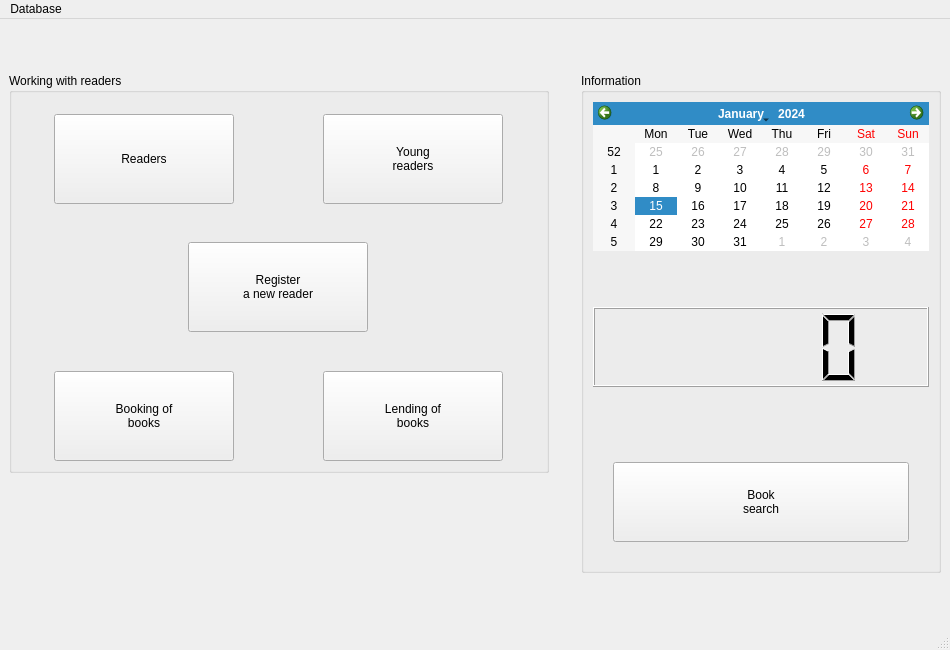
<?xml version="1.0" encoding="UTF-8"?>
<ui version="4.0">
 <class>MainWindow</class>
 <widget class="QMainWindow" name="MainWindow">
  <property name="geometry">
   <rect>
    <x>0</x>
    <y>0</y>
    <width>950</width>
    <height>650</height>
   </rect>
  </property>
  <property name="sizePolicy">
   <sizepolicy hsizetype="Fixed" vsizetype="Fixed">
    <horstretch>0</horstretch>
    <verstretch>0</verstretch>
   </sizepolicy>
  </property>
  <property name="minimumSize">
   <size>
    <width>950</width>
    <height>650</height>
   </size>
  </property>
  <property name="maximumSize">
   <size>
    <width>950</width>
    <height>650</height>
   </size>
  </property>
  <property name="windowTitle">
   <string>MainWindow</string>
  </property>
  <widget class="QWidget" name="centralwidget">
   <layout class="QVBoxLayout" name="verticalLayout_7">
    <item>
     <layout class="QHBoxLayout" name="horizontalLayout_5">
      <item>
       <layout class="QVBoxLayout" name="verticalLayout_5">
        <item>
         <widget class="QGroupBox" name="groupBox">
          <property name="sizePolicy">
           <sizepolicy hsizetype="Fixed" vsizetype="Fixed">
            <horstretch>0</horstretch>
            <verstretch>0</verstretch>
           </sizepolicy>
          </property>
          <property name="minimumSize">
           <size>
            <width>540</width>
            <height>400</height>
           </size>
          </property>
          <property name="maximumSize">
           <size>
            <width>540</width>
            <height>400</height>
           </size>
          </property>
          <property name="title">
           <string>Working with readers</string>
          </property>
          <layout class="QVBoxLayout" name="verticalLayout_3">
           <item>
            <layout class="QVBoxLayout" name="verticalLayout_2">
             <property name="sizeConstraint">
              <enum>QLayout::SetFixedSize</enum>
             </property>
             <item>
              <layout class="QVBoxLayout" name="verticalLayout">
               <item>
                <layout class="QHBoxLayout" name="horizontalLayout">
                 <item>
                  <widget class="QPushButton" name="pushButton">
                   <property name="sizePolicy">
                    <sizepolicy hsizetype="Fixed" vsizetype="Fixed">
                     <horstretch>0</horstretch>
                     <verstretch>0</verstretch>
                    </sizepolicy>
                   </property>
                   <property name="minimumSize">
                    <size>
                     <width>180</width>
                     <height>90</height>
                    </size>
                   </property>
                   <property name="maximumSize">
                    <size>
                     <width>180</width>
                     <height>90</height>
                    </size>
                   </property>
                   <property name="text">
                    <string>Readers</string>
                   </property>
                  </widget>
                 </item>
                 <item>
                  <spacer name="verticalSpacer">
                   <property name="orientation">
                    <enum>Qt::Vertical</enum>
                   </property>
                   <property name="sizeType">
                    <enum>QSizePolicy::Fixed</enum>
                   </property>
                   <property name="sizeHint" stdset="0">
                    <size>
                     <width>50</width>
                     <height>80</height>
                    </size>
                   </property>
                  </spacer>
                 </item>
                 <item>
                  <widget class="QPushButton" name="pushButton_2">
                   <property name="sizePolicy">
                    <sizepolicy hsizetype="Fixed" vsizetype="Fixed">
                     <horstretch>0</horstretch>
                     <verstretch>0</verstretch>
                    </sizepolicy>
                   </property>
                   <property name="minimumSize">
                    <size>
                     <width>180</width>
                     <height>90</height>
                    </size>
                   </property>
                   <property name="maximumSize">
                    <size>
                     <width>180</width>
                     <height>90</height>
                    </size>
                   </property>
                   <property name="text">
                    <string>Young
readers</string>
                   </property>
                  </widget>
                 </item>
                </layout>
               </item>
               <item>
                <spacer name="horizontalSpacer">
                 <property name="orientation">
                  <enum>Qt::Horizontal</enum>
                 </property>
                 <property name="sizeHint" stdset="0">
                  <size>
                   <width>40</width>
                   <height>20</height>
                  </size>
                 </property>
                </spacer>
               </item>
               <item>
                <layout class="QHBoxLayout" name="horizontalLayout_2">
                 <item>
                  <spacer name="verticalSpacer_2">
                   <property name="orientation">
                    <enum>Qt::Vertical</enum>
                   </property>
                   <property name="sizeType">
                    <enum>QSizePolicy::Fixed</enum>
                   </property>
                   <property name="sizeHint" stdset="0">
                    <size>
                     <width>18</width>
                     <height>90</height>
                    </size>
                   </property>
                  </spacer>
                 </item>
                 <item>
                  <widget class="QPushButton" name="pushButton_3">
                   <property name="sizePolicy">
                    <sizepolicy hsizetype="Fixed" vsizetype="Fixed">
                     <horstretch>0</horstretch>
                     <verstretch>0</verstretch>
                    </sizepolicy>
                   </property>
                   <property name="minimumSize">
                    <size>
                     <width>180</width>
                     <height>90</height>
                    </size>
                   </property>
                   <property name="maximumSize">
                    <size>
                     <width>180</width>
                     <height>90</height>
                    </size>
                   </property>
                   <property name="text">
                    <string>Register
a new reader</string>
                   </property>
                  </widget>
                 </item>
                 <item>
                  <spacer name="verticalSpacer_3">
                   <property name="orientation">
                    <enum>Qt::Vertical</enum>
                   </property>
                   <property name="sizeType">
                    <enum>QSizePolicy::Fixed</enum>
                   </property>
                   <property name="sizeHint" stdset="0">
                    <size>
                     <width>20</width>
                     <height>90</height>
                    </size>
                   </property>
                  </spacer>
                 </item>
                </layout>
               </item>
              </layout>
             </item>
             <item>
              <spacer name="horizontalSpacer_2">
               <property name="orientation">
                <enum>Qt::Horizontal</enum>
               </property>
               <property name="sizeHint" stdset="0">
                <size>
                 <width>40</width>
                 <height>20</height>
                </size>
               </property>
              </spacer>
             </item>
             <item>
              <layout class="QHBoxLayout" name="horizontalLayout_3">
               <item>
                <widget class="QPushButton" name="pushButton_6">
                 <property name="sizePolicy">
                  <sizepolicy hsizetype="Fixed" vsizetype="Fixed">
                   <horstretch>0</horstretch>
                   <verstretch>0</verstretch>
                  </sizepolicy>
                 </property>
                 <property name="minimumSize">
                  <size>
                   <width>180</width>
                   <height>90</height>
                  </size>
                 </property>
                 <property name="maximumSize">
                  <size>
                   <width>180</width>
                   <height>90</height>
                  </size>
                 </property>
                 <property name="text">
                  <string>Booking of
books</string>
                 </property>
                </widget>
               </item>
               <item>
                <spacer name="verticalSpacer_4">
                 <property name="orientation">
                  <enum>Qt::Vertical</enum>
                 </property>
                 <property name="sizeType">
                  <enum>QSizePolicy::Fixed</enum>
                 </property>
                 <property name="sizeHint" stdset="0">
                  <size>
                   <width>50</width>
                   <height>90</height>
                  </size>
                 </property>
                </spacer>
               </item>
               <item>
                <widget class="QPushButton" name="pushButton_5">
                 <property name="sizePolicy">
                  <sizepolicy hsizetype="Fixed" vsizetype="Fixed">
                   <horstretch>0</horstretch>
                   <verstretch>0</verstretch>
                  </sizepolicy>
                 </property>
                 <property name="minimumSize">
                  <size>
                   <width>180</width>
                   <height>90</height>
                  </size>
                 </property>
                 <property name="maximumSize">
                  <size>
                   <width>180</width>
                   <height>90</height>
                  </size>
                 </property>
                 <property name="text">
                  <string>Lending of
books</string>
                 </property>
                </widget>
               </item>
              </layout>
             </item>
            </layout>
           </item>
          </layout>
         </widget>
        </item>
        <item>
         <spacer name="horizontalSpacer_5">
          <property name="orientation">
           <enum>Qt::Horizontal</enum>
          </property>
          <property name="sizeHint" stdset="0">
           <size>
            <width>40</width>
            <height>100</height>
           </size>
          </property>
         </spacer>
        </item>
       </layout>
      </item>
      <item>
       <spacer name="verticalSpacer_5">
        <property name="orientation">
         <enum>Qt::Vertical</enum>
        </property>
        <property name="sizeHint" stdset="0">
         <size>
          <width>30</width>
          <height>40</height>
         </size>
        </property>
       </spacer>
      </item>
      <item>
       <widget class="QGroupBox" name="groupBox_2">
        <property name="sizePolicy">
         <sizepolicy hsizetype="Fixed" vsizetype="Fixed">
          <horstretch>0</horstretch>
          <verstretch>0</verstretch>
         </sizepolicy>
        </property>
        <property name="minimumSize">
         <size>
          <width>360</width>
          <height>500</height>
         </size>
        </property>
        <property name="title">
         <string>Information</string>
        </property>
        <layout class="QVBoxLayout" name="verticalLayout_6">
         <item>
          <layout class="QVBoxLayout" name="verticalLayout_4">
           <item>
            <widget class="QCalendarWidget" name="calendarWidget"/>
           </item>
           <item>
            <spacer name="horizontalSpacer_3">
             <property name="orientation">
              <enum>Qt::Horizontal</enum>
             </property>
             <property name="sizeHint" stdset="0">
              <size>
               <width>40</width>
               <height>50</height>
              </size>
             </property>
            </spacer>
           </item>
           <item>
            <widget class="QLCDNumber" name="lcdNumber">
             <property name="minimumSize">
              <size>
               <width>250</width>
               <height>80</height>
              </size>
             </property>
            </widget>
           </item>
           <item>
            <spacer name="horizontalSpacer_4">
             <property name="orientation">
              <enum>Qt::Horizontal</enum>
             </property>
             <property name="sizeHint" stdset="0">
              <size>
               <width>40</width>
               <height>50</height>
              </size>
             </property>
            </spacer>
           </item>
           <item>
            <layout class="QHBoxLayout" name="horizontalLayout_4">
             <item>
              <spacer name="verticalSpacer_6">
               <property name="orientation">
                <enum>Qt::Vertical</enum>
               </property>
               <property name="sizeHint" stdset="0">
                <size>
                 <width>20</width>
                 <height>40</height>
                </size>
               </property>
              </spacer>
             </item>
             <item>
              <widget class="QPushButton" name="pushButton_4">
               <property name="minimumSize">
                <size>
                 <width>150</width>
                 <height>80</height>
                </size>
               </property>
               <property name="text">
                <string>Book
search</string>
               </property>
              </widget>
             </item>
             <item>
              <spacer name="verticalSpacer_7">
               <property name="orientation">
                <enum>Qt::Vertical</enum>
               </property>
               <property name="sizeHint" stdset="0">
                <size>
                 <width>20</width>
                 <height>40</height>
                </size>
               </property>
              </spacer>
             </item>
            </layout>
           </item>
          </layout>
         </item>
        </layout>
       </widget>
      </item>
     </layout>
    </item>
   </layout>
  </widget>
  <widget class="QMenuBar" name="menubar">
   <property name="geometry">
    <rect>
     <x>0</x>
     <y>0</y>
     <width>950</width>
     <height>21</height>
    </rect>
   </property>
   <property name="nativeMenuBar">
    <bool>true</bool>
   </property>
   <widget class="QMenu" name="menudddd">
    <property name="title">
     <string>Database</string>
    </property>
    <addaction name="actionLog_in"/>
    <addaction name="actionLog_out"/>
   </widget>
   <addaction name="menudddd"/>
  </widget>
  <widget class="QStatusBar" name="statusbar"/>
  <action name="actionLog_in">
   <property name="text">
    <string>Log in</string>
   </property>
  </action>
  <action name="actionLog_out">
   <property name="text">
    <string>Log out</string>
   </property>
  </action>
 </widget>
 <resources/>
 <connections/>
</ui>
